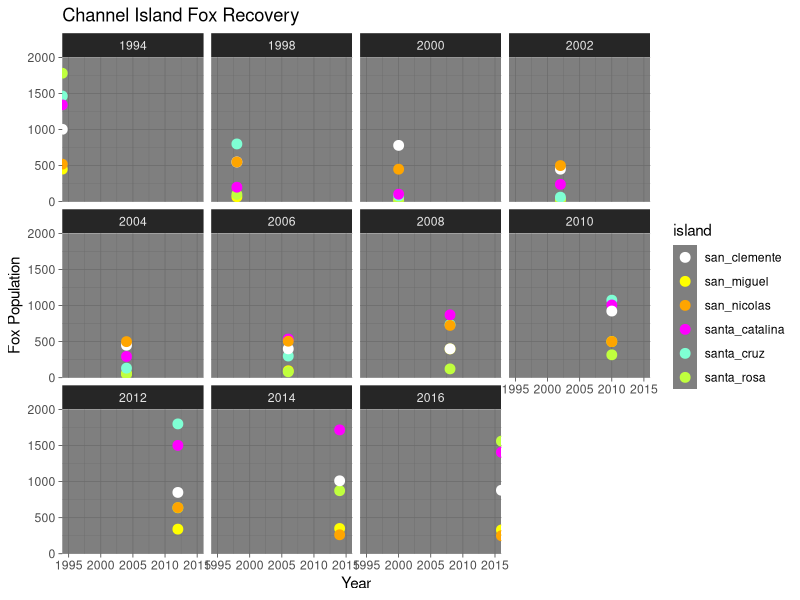

The R script that drew this image: (Note: this script raises an error after producing the figure.)
## ---- chunk 1
knitr::opts_chunk$set(echo = TRUE)
## ---- chunk 2
library(tidyverse)
library(gganimate)
library(ggrepel)
library(ggridges)
## ---- chunk 3

# Get data:
ci_fox_pop <- read_csv("ci_fox_pop.csv")

# Look at it:
View(ci_fox_pop)

# Gather it:
fox <- ci_fox_pop %>% 
  gather(island, pop, san_miguel:san_nicolas)

# Make a static plot frst! 
ggplot(fox, aes(x = year, y = pop)) +
  geom_point(size = 3, aes(color = island)) +
  theme_dark() +
  scale_colour_manual(values = c("white", "yellow","orange","magenta", "aquamarine","olivedrab1")) +
  labs(x = "Year", y = "Fox Population", title = "Channel Island Fox Recovery") +
  scale_y_continuous(expand = c(0,0), limits = c(0,2000)) +
  scale_x_continuous(expand = c(0,0), limits = c(1994, 2016)) +
  facet_wrap(~year)# yes, this makes no sense - but this is what we want. All of the different states are plotting separately. That's good! We're going to combine them using gganimate transitions. 
## ---- chunk 4

# Make an animated version (remove facet_wrap, instead add animation) - 30 seconds

ggplot(fox, aes(x = year, y = pop)) +
  geom_point(size = 3, aes(color = island)) +
  theme_dark() +
  scale_colour_manual(values = c("white", "yellow","orange","magenta", "aquamarine","olivedrab1")) +
  labs(x = "Year", y = "Fox Population", title = "Channel Island Fox Recovery") +
  scale_y_continuous(expand = c(0,0), limits = c(0,2000)) +
  scale_x_continuous(expand = c(0,0), limits = c(1994, 2016)) +
  transition_states(states = year, transition_length = 1, state_length = 1, wrap = FALSE)

## ---- chunk 5

ggplot(fox, aes(x = year, y = pop)) +
  geom_point(size = 3, aes(color = island)) +
  theme_dark() +
  scale_colour_manual(values = c("white", "yellow","orange","magenta", "aquamarine","olivedrab1")) +
  labs(x = "Year", y = "Fox Population", title = "Channel Island Fox Recovery") +
  scale_y_continuous(expand = c(0,0), limits = c(0,2000)) +
  scale_x_continuous(expand = c(0,0), limits = c(1994, 2016)) +
  transition_states(states = year, transition_length = 1, state_length = 1, wrap = FALSE) +
  ease_aes('cubic-in-out') +
  shadow_wake(wake_length = 0.2) 

## ---- chunk 6
# Also try shadow_mark to leave a point:

ggplot(fox, aes(x = year, y = pop)) +
  geom_point(size = 3, aes(color = island)) +
  theme_dark() +
  scale_colour_manual(values = c("white", "yellow","orange","magenta", "aquamarine","olivedrab1")) +
  labs(x = "Year", y = "Fox Population", title = "Channel Island Fox Recovery") +
  scale_y_continuous(expand = c(0,0), limits = c(0,2000)) +
  scale_x_continuous(expand = c(0,0), limits = c(1994, 2016)) +
  transition_states(states = year, transition_length = 1, state_length = 1, wrap = FALSE) +
  ease_aes('cubic-in-out') +
  shadow_mark()
## ---- chunk 7
# And now with a line graph (transition_reveal):

ggplot(fox, aes(x = year, y = pop)) +
  geom_line(size = 1, aes(color = island)) +
  theme_dark() +
  scale_colour_manual(values = c("white", "yellow","orange","magenta", "aquamarine","olivedrab1")) +
  labs(x = "Year", y = "Fox Population", title = "Channel Island Fox Recovery") +
  scale_y_continuous(expand = c(0,0), limits = c(0,2000)) +
  scale_x_continuous(expand = c(0,0), limits = c(1994, 2016)) +
  transition_reveal(id = island, along = year) + # really wants two things...
  ease_aes('quadratic-in-out')

## ---- chunk 8

ggplot(fox, aes(x = year, y = pop, group = island)) +
  geom_line(size = 1, aes(color = island)) +
  geom_segment(aes(xend = 2016, yend = pop), linetype = 2, colour = 'grey') + 
  geom_label(aes(x = 2016.5, label = island, fill = island), hjust = 0, color = "black") + 
  theme_dark() +
  theme(legend.position = "none") +
  scale_color_manual(values = c("white", "yellow","orange","magenta", "aquamarine","olivedrab1")) +
  scale_fill_manual(values = c("white", "yellow","orange","magenta", "aquamarine","olivedrab1")) +
  labs(x = "Year", y = "Fox Population", title = "Channel Island Fox Recovery\nYear: {frame_along}") +
  scale_y_continuous(expand = c(0,0), limits = c(0,2000)) +
  scale_x_continuous(expand = c(0,0), limits = c(1994, 2022)) +
  transition_reveal(id = island, along = year) + # really wants two things...
  ease_aes('quadratic-in-out')

## ---- chunk 9
View(starwars)
## ---- chunk 10
sw <- starwars %>% 
  filter(species == "Human" | species == "Droid" | species == "Wookiee" | species == "Ewok") %>% 
  mutate(species = factor(species))

sw$species <- fct_relevel(sw$species, "Ewok","Droid","Human","Wookiee")
## ---- chunk 11

# Static version: 

ggplot(sw, aes(x = height, y = mass, label = name)) +
  geom_point(aes(color = species)) + 
  geom_text_repel(size = 2, segment.color = "gray60", segment.size = 0.2) +
  scale_color_manual(values = c("orange","navyblue","magenta","forestgreen")) +
  theme_bw()# Yeah, looks bad but this is what we want! 

## ---- chunk 12
# Animated version (copied from above, minus facet_wrap): 

sw_graph <- ggplot(sw, aes(x = height, y = mass, label = name)) +
  geom_point(aes(color = species), size = 3) + 
  labs(title = "Species: {current_frame}") +
  geom_text_repel(size = 3, segment.color = "gray60", segment.size = 0.2) + 
  scale_color_manual(values = c("orange","navyblue","magenta","forestgreen")) +
  theme_bw() +
  transition_manual(frames = species) # No tweening! That makes sense if you don't have a logical path between states. Just want discrete frames that follow each other. Note: There is an argument 'cumulative = TRUE' that seems to be under development with some issues in newer versions...check back later to see if working. 

sw_graph

# Rendering so you can send this to all your friends:
# animate(sw_graph, nframes = 4, renderer = gifski_renderer("sw_graph.gif"))

## ---- chunk 13

ggplot(sw, aes(x = height, y = mass, label = name)) +
  geom_point(color = "gray50", size = 4) +
  geom_smooth(method = "lm", se = FALSE, color = "black", lty = 5, size = 0.5) +
  geom_smooth(method = "lm", se = TRUE, color = "NA") +
  scale_color_manual(values = c("orange","navyblue","magenta","forestgreen")) +
  theme_bw() +
  transition_layers(layer_length = 1, transition_length = 2) +
  enter_fade()

## ---- chunk 14

sw_planets <- starwars %>% 
  filter(homeworld == "Tatooine" | homeworld == "Naboo")

ggplot(sw_planets, aes(x = homeworld, y = height)) +
  geom_boxplot(aes(fill = homeworld)) +
  geom_jitter(aes(color = homeworld), width = 0.1) +
  geom_violin(aes(color = homeworld, fill = homeworld)) +
  theme_bw() +
  transition_layers(layer_length = 1, transition_length = 2, keep_layers = FALSE) +
  enter_fade() +
  exit_fade()

## ---- chunk 15

abalone <- read_csv("abalone.csv") %>% 
  filter(sex == "M" | sex == "F" | sex == "I") %>% 
  filter(age_years > 4 & age_years < 25)

ggplot(abalone, aes(x = length_mm, y = age_years, fill = sex, color = sex)) +
  geom_density_ridges(alpha = 0.5) +
  scale_fill_manual(values = c("purple","navy","aquamarine")) +
  scale_color_manual(values = c("purple","navy","aquamarine")) + theme_minimal() +
  labs(x = "Shell Length (mm)", y = "Abalone Age (years)") +
  transition_states(age_years, transition_length = 1, state_length = 1) +
  shadow_mark()

## ---- chunk 16

ggplot(abalone, aes(x = length_mm, y = diameter_mm)) +
  geom_point(aes(color = age_years, size = height_mm)) +
  labs(title = "Abalone age: {closest_state} years", x = "Length (") +
  theme_dark()+
  scale_color_gradientn(colors = c("magenta","orange","yellow","white")) +
  transition_states(age_years, transition_length = 1, state_length = 2) +
  enter_fade()+
  exit_fade() +
  shadow_mark()
## ---- chunk 17
# Another one: 

ggplot(abalone, aes(x = age_years, y = diameter_mm)) +
  geom_point(aes(size = length_mm, color = diameter_mm)) +
  scale_color_gradient(low = "magenta", high = "yellow") +
  theme_dark()+
  transition_states(age_years, transition_length = 2, state_length = 3) +
  shadow_mark() +
  enter_fade() +
  ease_aes('back-in')
## ---- chunk 18

# Animated column plot:

ggplot(ChickWeight, aes(x = Chick, y = weight)) +
  geom_col(aes(fill = Diet)) +
  labs(title = "Age (days): {closest_state}") +
  scale_fill_manual(values = c("yellow","orange","coral","magenta")) +
  scale_y_continuous(expand = c(0,0)) +
  theme_dark() +
  transition_states(Time, transition_length = 3, state_length = 1)

## ---- chunk 19

# Find mean weight by time for each feed type
mean_wt <- ChickWeight %>% 
  group_by(Diet, Time) %>% 
  summarize(
    mean_wt = mean(weight)
  )

# Animated line plot

ggplot(mean_wt, aes(x = Time, y = mean_wt, label = Diet)) +
  geom_line(aes(color = Diet)) +
  geom_text(nudge_x = 0.2, nudge_y = 5) +
  theme_light() +
  scale_color_manual(values = c("dodgerblue","green3","purple","orange")) +
  transition_reveal(Diet, Time)
